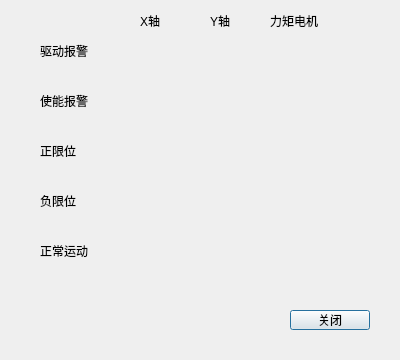
<?xml version="1.0" encoding="UTF-8"?>
<ui version="4.0">
 <class>State_Show_Dialog</class>
 <widget class="QDialog" name="State_Show_Dialog">
  <property name="geometry">
   <rect>
    <x>0</x>
    <y>0</y>
    <width>400</width>
    <height>360</height>
   </rect>
  </property>
  <property name="minimumSize">
   <size>
    <width>400</width>
    <height>360</height>
   </size>
  </property>
  <property name="maximumSize">
   <size>
    <width>400</width>
    <height>360</height>
   </size>
  </property>
  <property name="windowTitle">
   <string>Dialog</string>
  </property>
  <widget class="QPushButton" name="closeBtn">
   <property name="geometry">
    <rect>
     <x>290</x>
     <y>310</y>
     <width>80</width>
     <height>20</height>
    </rect>
   </property>
   <property name="text">
    <string>关闭</string>
   </property>
  </widget>
  <widget class="QLabel" name="label">
   <property name="geometry">
    <rect>
     <x>40</x>
     <y>40</y>
     <width>51</width>
     <height>21</height>
    </rect>
   </property>
   <property name="text">
    <string>驱动报警</string>
   </property>
  </widget>
  <widget class="QLabel" name="label_2">
   <property name="geometry">
    <rect>
     <x>40</x>
     <y>90</y>
     <width>51</width>
     <height>21</height>
    </rect>
   </property>
   <property name="text">
    <string>使能报警</string>
   </property>
  </widget>
  <widget class="QLabel" name="label_3">
   <property name="geometry">
    <rect>
     <x>40</x>
     <y>140</y>
     <width>51</width>
     <height>21</height>
    </rect>
   </property>
   <property name="text">
    <string>正限位</string>
   </property>
  </widget>
  <widget class="QLabel" name="label_4">
   <property name="geometry">
    <rect>
     <x>40</x>
     <y>190</y>
     <width>51</width>
     <height>21</height>
    </rect>
   </property>
   <property name="text">
    <string>负限位</string>
   </property>
  </widget>
  <widget class="QLabel" name="label_5">
   <property name="geometry">
    <rect>
     <x>140</x>
     <y>10</y>
     <width>51</width>
     <height>21</height>
    </rect>
   </property>
   <property name="text">
    <string>X轴</string>
   </property>
  </widget>
  <widget class="QLabel" name="led_1">
   <property name="geometry">
    <rect>
     <x>130</x>
     <y>40</y>
     <width>30</width>
     <height>30</height>
    </rect>
   </property>
   <property name="text">
    <string/>
   </property>
  </widget>
  <widget class="QLabel" name="label_8">
   <property name="geometry">
    <rect>
     <x>210</x>
     <y>10</y>
     <width>51</width>
     <height>21</height>
    </rect>
   </property>
   <property name="text">
    <string>Y轴</string>
   </property>
  </widget>
  <widget class="QLabel" name="label_9">
   <property name="geometry">
    <rect>
     <x>270</x>
     <y>10</y>
     <width>51</width>
     <height>21</height>
    </rect>
   </property>
   <property name="text">
    <string>力矩电机</string>
   </property>
  </widget>
  <widget class="QLabel" name="led_5">
   <property name="geometry">
    <rect>
     <x>200</x>
     <y>40</y>
     <width>30</width>
     <height>30</height>
    </rect>
   </property>
   <property name="text">
    <string/>
   </property>
  </widget>
  <widget class="QLabel" name="led_9">
   <property name="geometry">
    <rect>
     <x>270</x>
     <y>40</y>
     <width>30</width>
     <height>30</height>
    </rect>
   </property>
   <property name="text">
    <string/>
   </property>
  </widget>
  <widget class="QLabel" name="led_10">
   <property name="geometry">
    <rect>
     <x>270</x>
     <y>90</y>
     <width>30</width>
     <height>30</height>
    </rect>
   </property>
   <property name="text">
    <string/>
   </property>
  </widget>
  <widget class="QLabel" name="led_6">
   <property name="geometry">
    <rect>
     <x>200</x>
     <y>90</y>
     <width>30</width>
     <height>30</height>
    </rect>
   </property>
   <property name="text">
    <string/>
   </property>
  </widget>
  <widget class="QLabel" name="led_2">
   <property name="geometry">
    <rect>
     <x>130</x>
     <y>90</y>
     <width>30</width>
     <height>30</height>
    </rect>
   </property>
   <property name="text">
    <string/>
   </property>
  </widget>
  <widget class="QLabel" name="led_3">
   <property name="geometry">
    <rect>
     <x>130</x>
     <y>140</y>
     <width>30</width>
     <height>30</height>
    </rect>
   </property>
   <property name="text">
    <string/>
   </property>
  </widget>
  <widget class="QLabel" name="led_7">
   <property name="geometry">
    <rect>
     <x>200</x>
     <y>140</y>
     <width>30</width>
     <height>30</height>
    </rect>
   </property>
   <property name="text">
    <string/>
   </property>
  </widget>
  <widget class="QLabel" name="led_11">
   <property name="geometry">
    <rect>
     <x>270</x>
     <y>140</y>
     <width>30</width>
     <height>30</height>
    </rect>
   </property>
   <property name="text">
    <string/>
   </property>
  </widget>
  <widget class="QLabel" name="led_12">
   <property name="geometry">
    <rect>
     <x>270</x>
     <y>190</y>
     <width>30</width>
     <height>30</height>
    </rect>
   </property>
   <property name="text">
    <string/>
   </property>
  </widget>
  <widget class="QLabel" name="led_4">
   <property name="geometry">
    <rect>
     <x>130</x>
     <y>190</y>
     <width>30</width>
     <height>30</height>
    </rect>
   </property>
   <property name="text">
    <string/>
   </property>
  </widget>
  <widget class="QLabel" name="led_8">
   <property name="geometry">
    <rect>
     <x>200</x>
     <y>190</y>
     <width>30</width>
     <height>30</height>
    </rect>
   </property>
   <property name="text">
    <string/>
   </property>
  </widget>
  <widget class="QLabel" name="label_6">
   <property name="geometry">
    <rect>
     <x>40</x>
     <y>240</y>
     <width>51</width>
     <height>21</height>
    </rect>
   </property>
   <property name="text">
    <string>正常运动</string>
   </property>
  </widget>
  <widget class="QLabel" name="led_14">
   <property name="geometry">
    <rect>
     <x>200</x>
     <y>240</y>
     <width>30</width>
     <height>30</height>
    </rect>
   </property>
   <property name="text">
    <string/>
   </property>
  </widget>
  <widget class="QLabel" name="led_13">
   <property name="geometry">
    <rect>
     <x>130</x>
     <y>240</y>
     <width>30</width>
     <height>30</height>
    </rect>
   </property>
   <property name="text">
    <string/>
   </property>
  </widget>
  <widget class="QLabel" name="led_15">
   <property name="geometry">
    <rect>
     <x>270</x>
     <y>240</y>
     <width>30</width>
     <height>30</height>
    </rect>
   </property>
   <property name="text">
    <string/>
   </property>
  </widget>
 </widget>
 <resources/>
 <connections/>
</ui>
